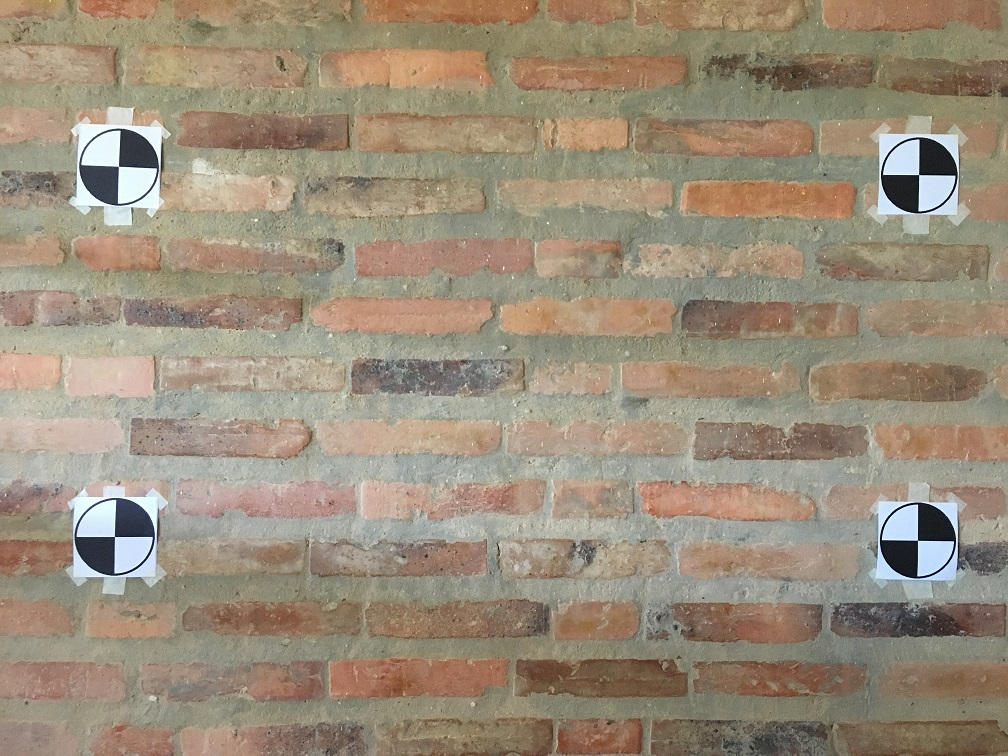
#> input picture ps03/ps03/input_images/ps3-2-a_base.jpg, 1008 x 756 px
$ python -i ps3.py   (imports and definitions only)
#> lines starting #> are read from the running program, lines starting #| are printed output that depends on the picture; after the words box and inside, x2 and y2 are one past the last pixel; in counts of white or black regions, pixels touching at a corner belong together
#> further down, picture is the input picture: shape (756, 1008, 3); mean B, G, R 122.5, 141.7, 154.7
"""
CS6476 Problem Set 3 imports. Only Numpy and cv2 are allowed.
"""
import cv2
import numpy as np
import math

def euclidean_distance(p0, p1):
    """Gets the distance between two (x,y) points

    Args:
        p0 (tuple): Point 1.
        p1 (tuple): Point 2.

    Return:
        float: The distance between points
    """
    x0=float(p0[0])
    y0=float(p0[1])
    x1=float(p1[0])
    y1=float(p1[1])
    return math.sqrt( (x0-x1)*(x0-x1) + (y0-y1)*(y0-y1) )


# [16 lines left out: function get_corners_list, not called in this run]


def sort_4(center): # center is np.array, [[x,y]]
    ans=[]
    #print center
    if center.shape[0]!=4:
        return None
    else:
        center = center.tolist()
    avex=0
    avey=0
    for i in range(4):
        avex+=center[i][0]
        avey+=center[i][1]
    ave=(avex/4,avey/4)
    #print ave
    #print center
    for tl in center:
        for bl in center:
            for tr in center:
                for br in center:
                    if (tl==bl or tl==tr or tl==br or bl==tr or bl==br or tr==br):
                        continue # non-identical
                    #print tl, bl, tr, br
                    tl_tl=tl[0]<ave[0] and tl[1]<ave[1]
                    tr_tr=tr[0]>ave[0] and tr[1]<ave[1]
                    bl_bl=bl[0]<ave[0] and bl[1]>ave[1]
                    br_br=br[0]>ave[0] and br[1]>ave[1]
                    if(tl_tl and tr_tr and bl_bl and br_br):
                        ans.append((tl[0],tl[1]))
                        ans.append((bl[0],bl[1]))
                        ans.append((tr[0],tr[1]))
                        ans.append((br[0],br[1]))
                        #print ans
                        return ans
                    longside=min(euclidean_distance(tl,tr), euclidean_distance(bl,br))
                    shortside=max(euclidean_distance(tl,bl),euclidean_distance(tr,br))
                    if (longside<=shortside):
                        continue #tl-tr and bl-br are long side, tl-bl, tr-br short side
                    widthvec=(tl[0],tl[1],bl[0],bl[1])
                    lengvec=(tl[0],tl[1],tr[0],tr[1])
                    diagvec=(tl[0],tl[1],br[0],br[1])
                    temp1=min(cos_ang(widthvec, diagvec), cos_ang(lengvec, diagvec))
                    temp2=cos_ang(widthvec,lengvec)
                    if temp2>temp1:#width and length forms 90 degree
                        continue

                   # print longside, shortside, tl, tr, bl, br
                    if (tl[0]<tr[0] and bl[0]<br[0] and tl[1]<bl[1] and tr[1]<br[1]):
                        ans.append((tl[0],tl[1]))
                        ans.append((bl[0],bl[1]))
                        ans.append((tr[0],tr[1]))
                        ans.append((br[0],br[1]))
                        #print ans
                        return ans
    return None

def cos_ang(i, j): # input i=(x1,y1,x2,y2)
    len1 = math.pow(i[2] - i[0], 2) + math.pow(i[3] - i[1], 2)
    len1 = math.sqrt(len1)
    len2 = math.pow(j[2] - j[0], 2) + math.pow(j[3] - j[1], 2)
    len2 = math.sqrt(len2)

    dot = (i[2] - i[0]) * (j[2] - j[0]) + (i[3] - i[1]) * (j[3] - j[1])
    return abs(dot / (len1 * len2))


def find_markers(image, template=None):
    """Finds four corner markers.

    Use a combination of circle finding, corner detection and convolution to
    find the four markers in the image.

    Args:
        image (numpy.array): image array of uint8 values.
        template (numpy.array): template image of the markers.

    Returns:
        list: List of four (x, y) tuples
            in the order [top-left, bottom-left, top-right, bottom-right].
    """
    gray = cv2.cvtColor(image, cv2.COLOR_BGR2GRAY)
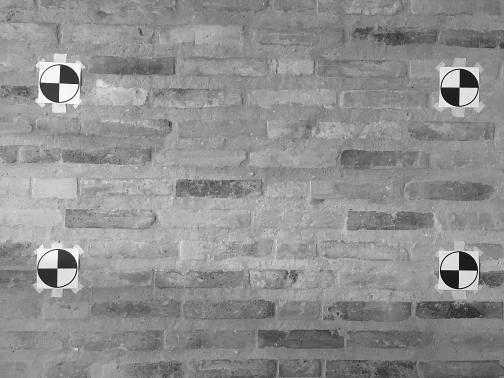
#> gray: shape (756, 1008) (shown at 1/2 size); min 1, max 255, mean 143.4
    # find Harris corners
    gray = cv2.medianBlur(gray, 3)
    ksize = 15#15
    sigma = 35#6
    gray = cv2.GaussianBlur(gray, (ksize, ksize), sigma, sigma)
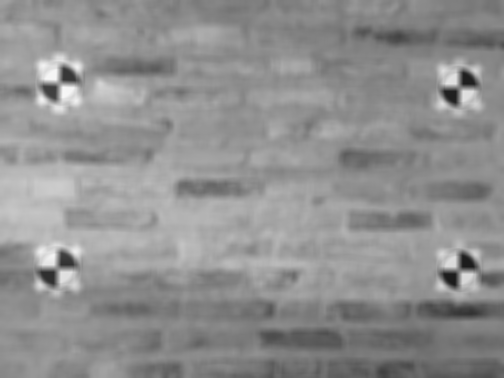
#> gray: shape (756, 1008) (shown at 1/2 size); min 26, max 247, mean 143.4
    gray = np.float32(gray)
    dst = cv2.cornerHarris(gray, 7,3, 0.1)  # blocksize, sobel size, alpha
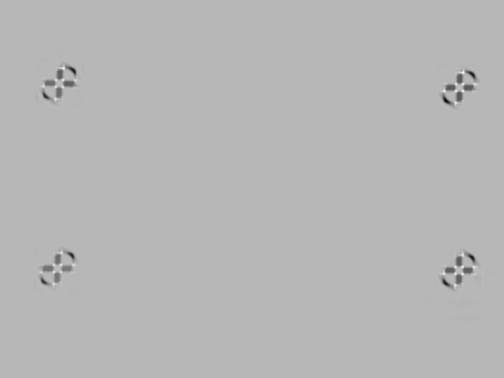
#> dst: shape (756, 1008) float32 (shown at 1/2 size); min -88471.8, max 34467.4, mean -298.5; drawn with min black and max white
    dst = cv2.dilate(dst, None)
    ret, dst = cv2.threshold(dst, 0.12 * dst.max(), 255, 0)  # value=max if > 0.01*max
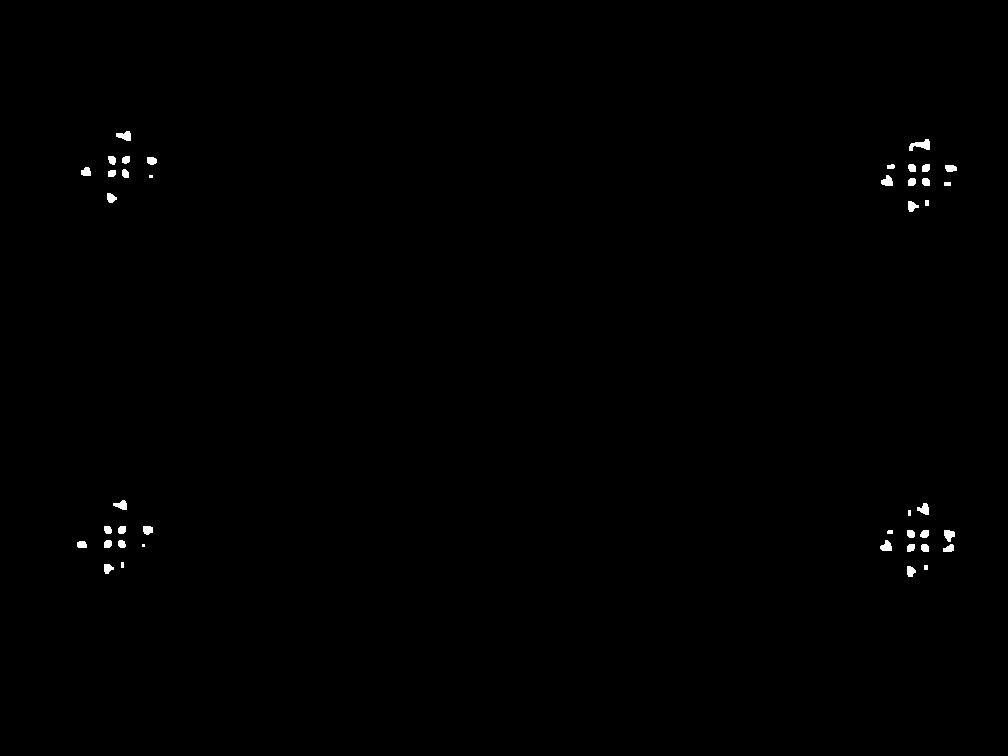
#> dst: shape (756, 1008) float32; 0.33% white; 42 white regions (4 under 20 px), largest, box (x1, y1, x2, y2) and area: (909, 139, 930, 151) 142, (116, 131, 131, 141) 102, (881, 175, 893, 186) 93
#> ret = 4136.1
    all_pts=np.transpose(np.nonzero(dst))
#> all_pts = 2500 pairs, first value 131 to 576, second value 77 to 956
    all_pts[:, [0, 1]] = all_pts[:, [1, 0]]
    all_pts = np.array(all_pts)
#> all_pts = 2500 pairs, first value 77 to 956, second value 131 to 576
    all_pts = np.float32(all_pts)  # kmeans can only pass float32
    criteria = (cv2.TERM_CRITERIA_EPS + cv2.TERM_CRITERIA_MAX_ITER, 40, 1.0)
    ret, label, center = cv2.kmeans(all_pts, 4, criteria, 40,
                                    cv2.KMEANS_RANDOM_CENTERS)  # 4 is num of cluster, 10 is attempts
#> ret = 1739106.8; label = 2500 values, max 3 at index 0, min 0 at index 1243, mean 1.5; center = [[116, 536.4], [917.3, 173.2], [919.5, 539.9], [118.9, 164.7]]

    if center is None:
        return None
    center = np.round(center)
#> center = [[116, 536], [917, 173], [920, 540], [119, 165]]
    center = center.astype(int)
    ans=sort_4(center)
#> the loop in sort_4, `for i in range(4):` made 4 passes
#> (avex, avey) on passes 1 to 4: (116, 536), (1033, 709), (1953, 1249), (2072, 1414)
#> after the loop in sort_4, `for i in range(4):`: avex = 2072; avey = 1414
#> in sort_4, `ave=(avex/4,avey/4)`: ave = (518, 353.5)
#> the loop in sort_4, `for tl in center:` made 4 passes
#> tl on passes 1 to 3: [116, 536], [917, 173], [920, 540]
#> after the loop in sort_4, `for tl in center:`: ans = [(119, 165), (116, 536), (917, 173), (920, 540)]
#> ans = [(119, 165), (116, 536), (917, 173), (920, 540)]
    #print ans
    return ans


# [130 lines left out: functions draw_box, project_imageA_onto_imageB, find_four_point_transform, video_frame_generator, not called in this run]

>>> import cv2
>>> picture = cv2.imread('input_images/ps3-2-a_base.jpg')
>>> result = find_markers(picture)
#> result = [(119, 165), (116, 536), (917, 173), (920, 540)]

$ run again, on ps03/ps03/input_images/ps3-3-a_base.jpg
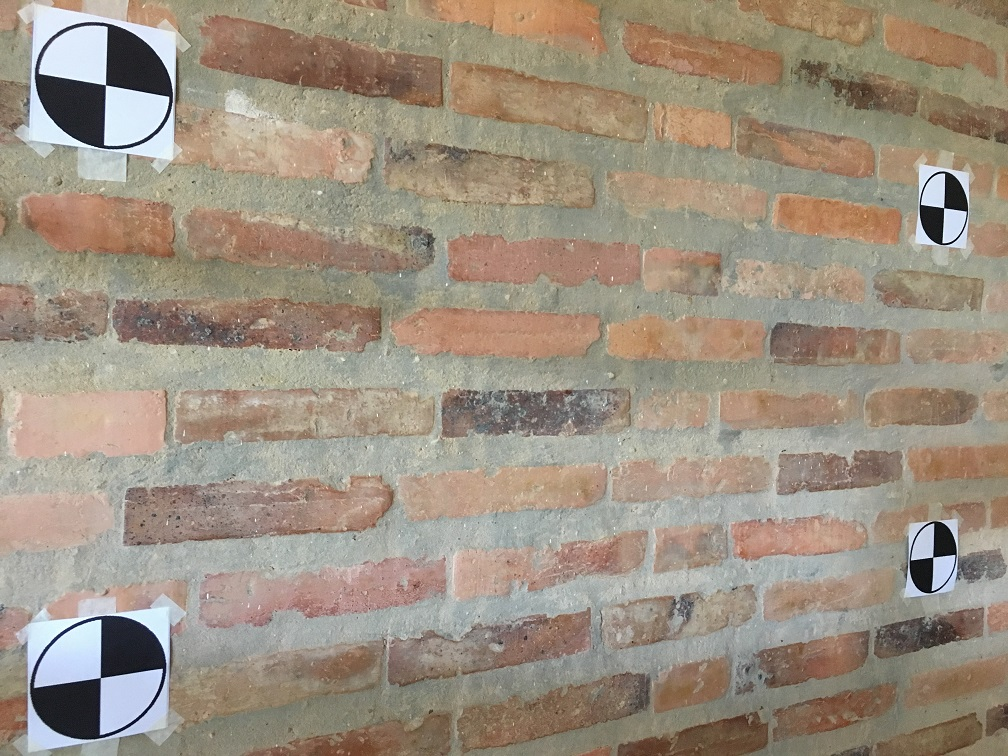
#> input picture ps03/ps03/input_images/ps3-3-a_base.jpg, 1008 x 756 px
#> picture is the input picture: shape (756, 1008, 3); mean B, G, R 129.1, 144.8, 157.2
#> in find_markers, `gray = cv2.GaussianBlur(gray, (ksize, ksize), sigma, sigma)`:
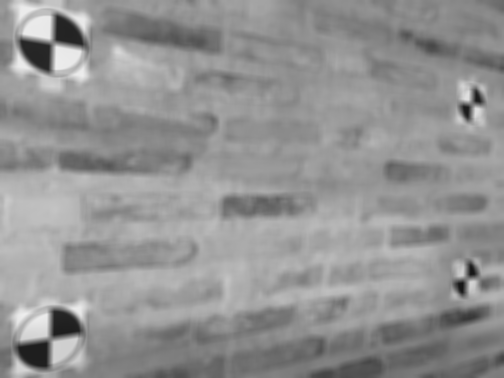
#> gray: shape (756, 1008) (shown at 1/2 size); min 22, max 238, mean 146.7
#> in find_markers, `ret, dst = cv2.threshold(dst, 0.12 * dst.max(), 255, 0)`:
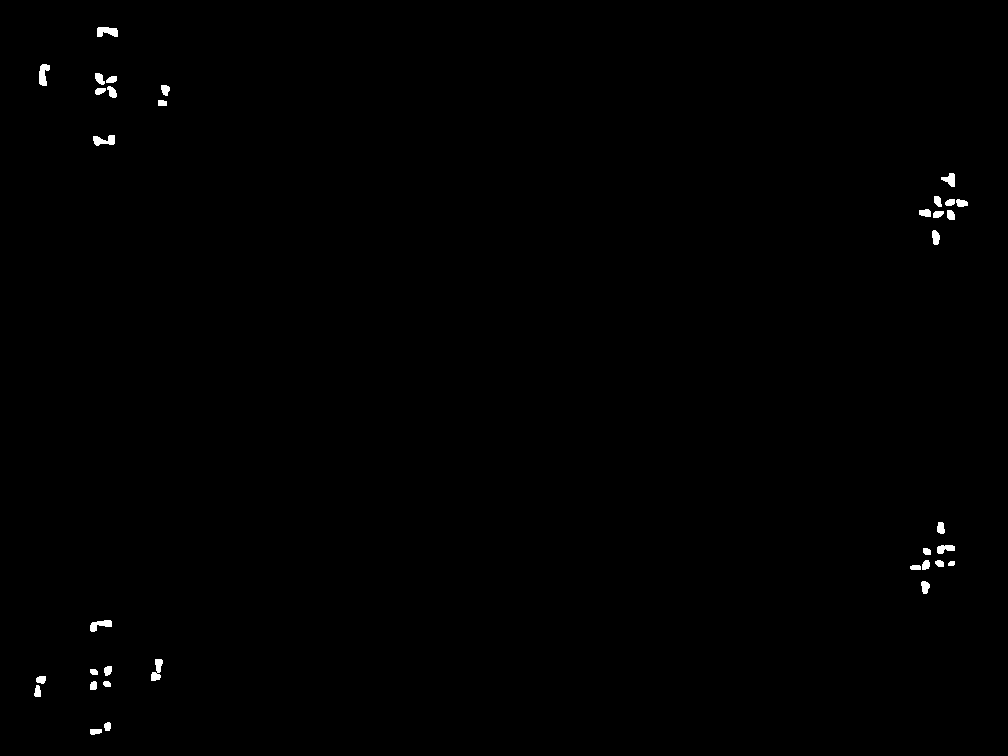
#> dst: shape (756, 1008) float32; 0.37% white; 35 white regions, largest, box (x1, y1, x2, y2) and area: (97, 27, 118, 37) 164, (39, 64, 50, 86) 163, (93, 135, 115, 146) 160
#> in find_markers, `ret, dst = cv2.threshold(dst, 0.12 * dst.max(), 255, 0)`: ret = 4427.2
#> in find_markers, `all_pts=np.transpose(np.nonzero(dst))`: all_pts = 2803 pairs, first value 27 to 734, second value 34 to 967
#> in find_markers, `all_pts = np.array(all_pts)`: all_pts = 2803 pairs, first value 34 to 967, second value 27 to 734
#> in find_markers, `ret, label, center = cv2.kmeans(all_pts, 4, criteria, 40, cv2.KMEANS_R..`: ret = 4383621.3; label = 2803 values, max 3 at index 0, min 0 at index 2047, mean 1.56; center = [[101.2, 674.5], [943.2, 206.9], [933.7, 557.9], [102.2, 84.31]]
#> in find_markers, `center = np.round(center)`: center = [[101, 675], [943, 207], [934, 558], [102, 84]]
#> the loop in sort_4, `for i in range(4):` made 4 passes
#> (avex, avey) on passes 1 to 4: (101, 675), (1044, 882), (1978, 1440), (2080, 1524)
#> after the loop in sort_4, `for i in range(4):`: avex = 2080; avey = 1524
#> ave = (520, 381)
#> the loop in sort_4, `for tl in center:` made 4 passes
#> tl on passes 1 to 3: [101, 675], [943, 207], [934, 558]
#> after the loop in sort_4, `for tl in center:`: ans = [(102, 84), (101, 675), (943, 207), (934, 558)]

$ run again, on ps03/ps03/input_images/ps3-2-b_base.jpg
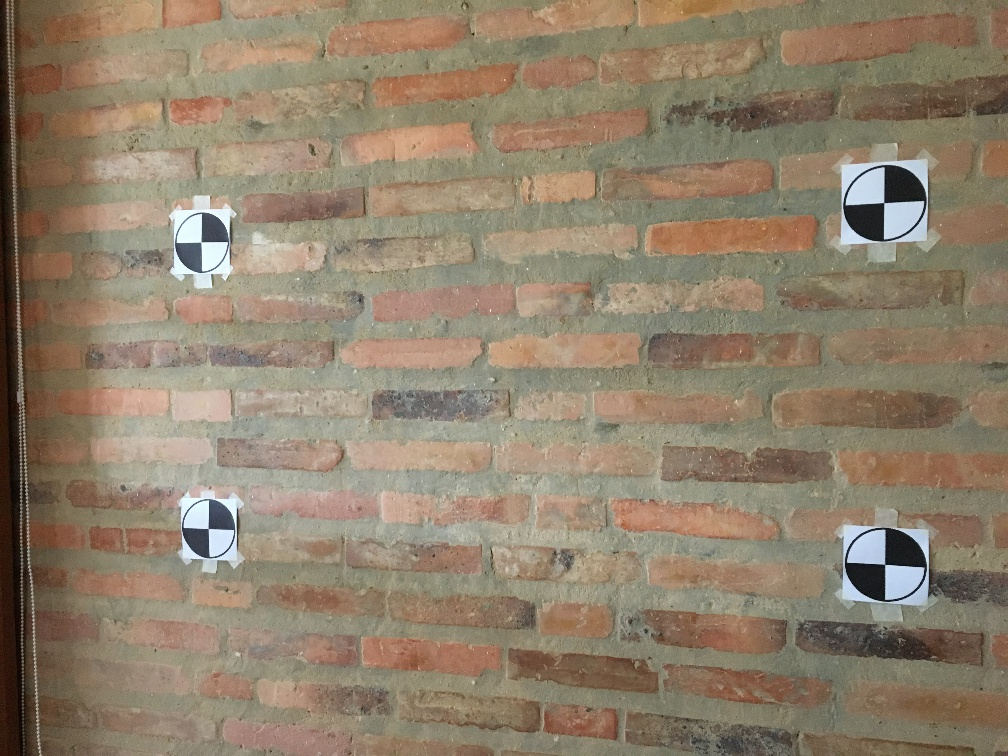
#> input picture ps03/ps03/input_images/ps3-2-b_base.jpg, 1008 x 756 px
#> picture is the input picture: shape (756, 1008, 3); mean B, G, R 107.9, 128.6, 143.9
#> in find_markers, `gray = cv2.GaussianBlur(gray, (ksize, ksize), sigma, sigma)`:
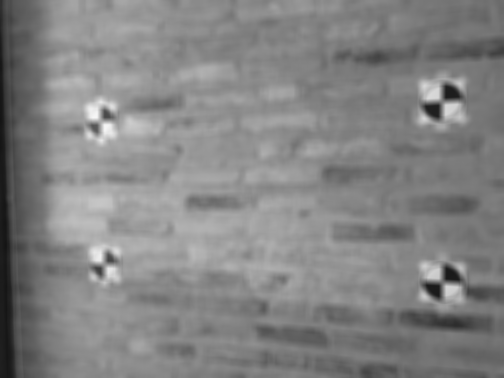
#> gray: shape (756, 1008) (shown at 1/2 size); min 20, max 247, mean 130.9
#> in find_markers, `ret, dst = cv2.threshold(dst, 0.12 * dst.max(), 255, 0)`:
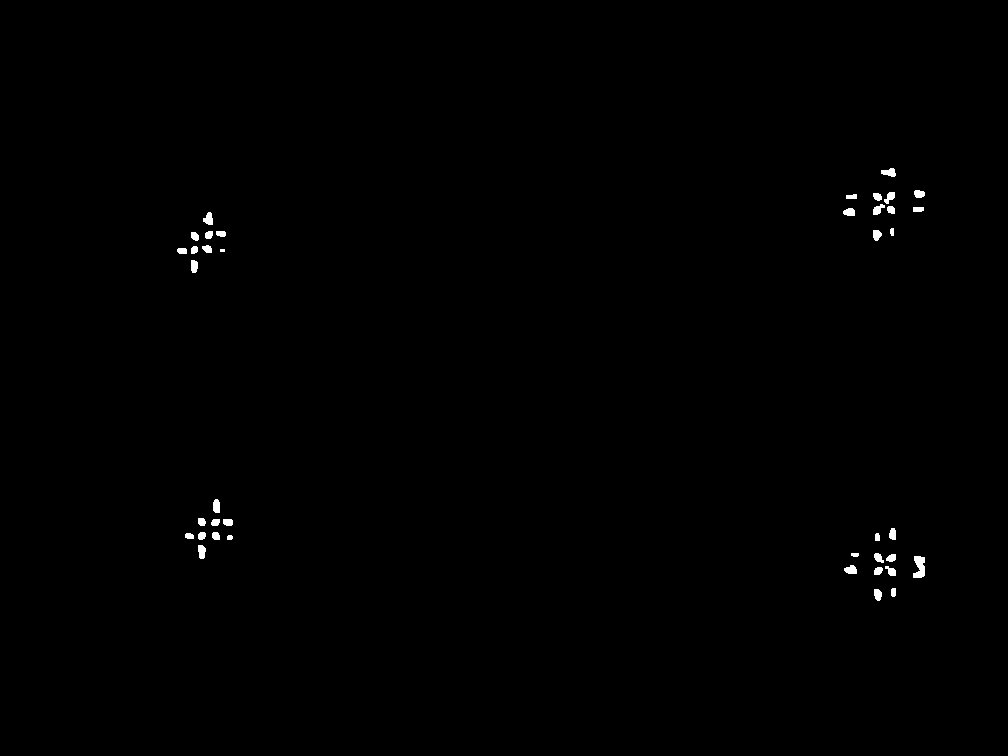
#> dst: shape (756, 1008) float32; 0.34% white; 40 white regions (1 under 20 px), largest, box (x1, y1, x2, y2) and area: (913, 556, 925, 578) 196, (881, 168, 896, 177) 92, (203, 212, 213, 225) 91
#> in find_markers, `ret, dst = cv2.threshold(dst, 0.12 * dst.max(), 255, 0)`: ret = 2820.2
#> in find_markers, `all_pts=np.transpose(np.nonzero(dst))`: all_pts = 2565 pairs, first value 168 to 600, second value 177 to 924
#> in find_markers, `all_pts = np.array(all_pts)`: all_pts = 2565 pairs, first value 177 to 924, second value 168 to 600
#> in find_markers, `ret, label, center = cv2.kmeans(all_pts, 4, criteria, 40, cv2.KMEANS_R..`: ret = 1521193.8; label = 2565 values, max 3 at index 539, min 0 at index 1234, mean 1.5; center = [[210.1, 528.9], [884, 203.5], [888.3, 565.3], [201.8, 241.8]]
#> in find_markers, `center = np.round(center)`: center = [[210, 529], [884, 203], [888, 565], [202, 242]]
#> the loop in sort_4, `for i in range(4):` made 4 passes
#> (avex, avey) on passes 1 to 4: (210, 529), (1094, 732), (1982, 1297), (2184, 1539)
#> after the loop in sort_4, `for i in range(4):`: avex = 2184; avey = 1539
#> ave = (546, 384.8)
#> the loop in sort_4, `for tl in center:` made 4 passes
#> tl on passes 1 to 3: [210, 529], [884, 203], [888, 565]
#> after the loop in sort_4, `for tl in center:`: ans = [(202, 242), (210, 529), (884, 203), (888, 565)]
